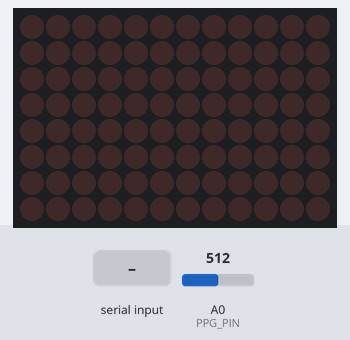
A sketch run on a simulated Arduino Uno R4 WiFi. On the bench: 12×8 LED matrix. The test bench sets the inputs (shaded band); at power-on: A0 (PPG_PIN) = 512. What the sketch prints to the serial monitor is not drawn.

Above: at 1.2 s.
1.3 s: "CALM\n" received over Serial
At 2.4 s:
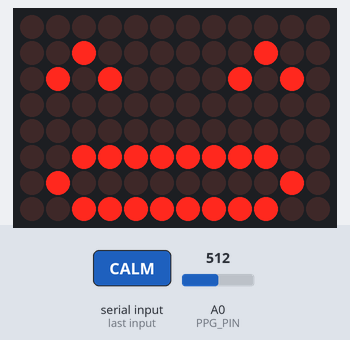
2.8 s: "STRESS\n" received over Serial
At 3.8 s:
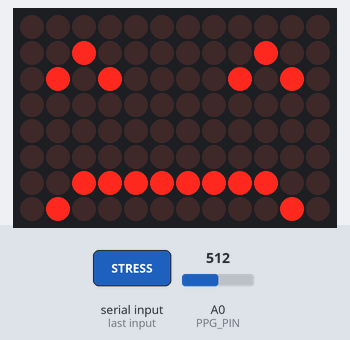
Timing chart, 0 to 5.8 s (numbered marks = the images above; inputs shaded):
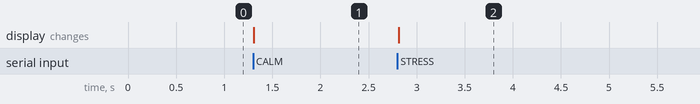

Measured:
- after the input at 1.3 s, the display: changes at once (image 1)
- after the input at 2.8 s, the display: changes at once (image 2)

The sketch:

sensor_work.ino
```cpp
#include "Arduino_LED_Matrix.h" // Official Arduino R4 onboard LED matrix library
#define PPG_PIN A0

const int LED = LED_BUILTIN;
ArduinoLEDMatrix matrix;

// Define face patterns as byte arrays (8 rows × 12 columns)
byte happy[8][12] = {
  {0,0,0,0,0,0,0,0,0,0,0,0},
  {0,0,1,0,0,0,0,0,0,1,0,0},
  {0,1,0,1,0,0,0,0,1,0,1,0},
  {0,0,0,0,0,0,0,0,0,0,0,0},
  {0,0,0,0,0,0,0,0,0,0,0,0},
  {0,0,1,1,1,1,1,1,1,1,0,0},
  {0,1,0,0,0,0,0,0,0,0,1,0},
  {0,0,1,1,1,1,1,1,1,1,0,0}
};

byte sad[8][12] = {
  {0,0,0,0,0,0,0,0,0,0,0,0},
  {0,0,1,0,0,0,0,0,0,1,0,0},
  {0,1,0,1,0,0,0,0,1,0,1,0},
  {0,0,0,0,0,0,0,0,0,0,0,0},
  {0,0,0,0,0,0,0,0,0,0,0,0},
  {0,0,0,0,0,0,0,0,0,0,0,0},
  {0,0,1,1,1,1,1,1,1,1,0,0},
  {0,1,0,0,0,0,0,0,0,0,1,0}
};

void setup() {
  Serial.begin(115200);
  matrix.begin();
  matrix.clear();
}


void loop() {
  int ppgValue = analogRead(PPG_PIN);
  Serial.println(ppgValue);
  delay(50);  // ~20Hz
  if (Serial.available()) {
    String msg = Serial.readStringUntil('\n');
    msg.trim();

    if (msg == "CALM") {
      Serial.println(" Showing Happy Face");
      matrix.renderBitmap(happy, 8, 12);
    } else if (msg == "STRESS") {
      Serial.println(" Showing Sad Face");
      matrix.renderBitmap(sad, 8, 12);
    }
  }
}
```
